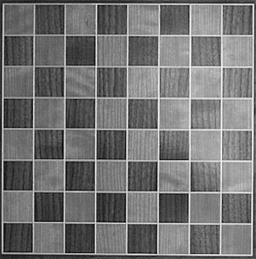
%> input picture lab1/chessboard03.png, 256 x 259 px
$ octave --eval "result = harris(imread('chessboard03.png'));"   (GNU Octave 9; MATLAB toolbox functions it lacks are replaced by stand-ins)
%> lines starting %> are read from the running program, lines starting %| are printed output that depends on the picture
### lab1/lnms.m
function out = lnms(A,n)
% Local non-maximum supression

% Note: kernel size = 2*n+1

% Get size
s = size(A);

% Initialise output
out = A;

% Loop through all pixels
for i = 1:s(1)
    for j = 1:s(2)
        % Find boundaries of local kernel
        row_from = max([1 (i-n)]);
        row_to = min([s(1) (i+n)]);
        col_from = max([1 (j-n)]);
        col_to = min([s(2) (j+n)]);

        % Find max in region
        local_max = max(max(A(row_from:row_to,col_from:col_to)));

        % Supress if not local maximum
        if out(i,j) ~= local_max
            out(i,j) = 0;
        end
    end
end

end

### lab1/fit_paraboloid.m
function [dx,dy] = fit_paraboloid(M)
% Fit a conic over 3x3 matrix
% z = a*x*x + b*y*y + c*x*y + d*x + e*y + f

A = [];
b = [];

% Build matrices for MSE fit
for x = 1:3
    for y = 1:3
        v = [x*x y*y x*y x y 1];
        A = [A;v];
        b = [b;M(x,y)];
    end
end

% Fit using MSE
fit = A\b; % fit = [a b c d e f]'

% Solve system to find maximum point - both derivatives have value 0 at this point
maximum = [2*fit(1) fit(3);fit(3) 2*fit(2)]\[-fit(4);-fit(5)]; % maxium = [x_max;y_max]

% Find dx and dy (difference between coordinates of current maximum pixel
% and estimated maximum position using paraboloid) and as long as the
% quadratic describes a paraboloid with a maximum point. Limit offsets to
% the range [-0.5;0.5]
if fit(1)<0 && fit(2)<0
    dx = maximum(1) - 2;
    dx = max(min(dx,0.5),-0.5);
    dy = maximum(2) - 2;
    dy = max(min(dy,0.5),-0.5);
else
%     a = fit(1)
%     b = fit(2)
    dx = 0;
    dy = 0;
end

end

### lab1/harris.m
function coords = harris(image)
% Implementation of Harris corner detector

% To double
im = double(image);

% Get image size
s = size(im);
%> s = [259 256]


% Derivative masks
dx = [-1 0 1; -1 0 1; -1 0 1];
dy = dx';

% Image derivatives
Ix = conv2(double(im), dx, 'same');
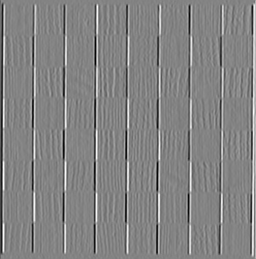
%> Ix: size 259x256 double; min -639, max 598, mean -0.6; drawn with min black and max white
Iy = conv2(double(im), dy, 'same');

% Gaussian smoothing and calculating components of M
g = fspecial('gaussian',9,1);
Ix2 = conv2(Ix.^2, g, 'same');
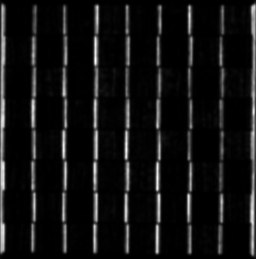
%> Ix2: size 259x256 double; min 3.01, max 183814, mean 14145.3; drawn with min black and max white
Iy2 = conv2(Iy.^2, g, 'same');
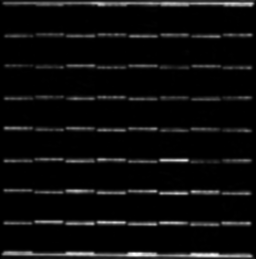
%> Iy2: size 259x256 double; min 5.46, max 174135.9, mean 8742.5; drawn with min black and max white
Ixy = conv2(Ix.*Iy, g, 'same');
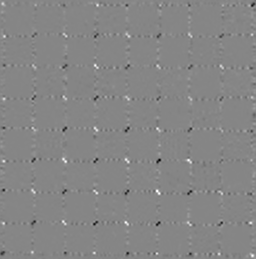
%> Ixy: size 259x256 double; min -29115.4, max 26339.7, mean 10.8; drawn with min black and max white


k = ones(3);
Ix2 = conv2(Ix2, k, 'same');
Iy2 = conv2(Iy2, k, 'same');
Ixy = conv2(Ixy, k, 'same');

% Calculating matrix E - 0.270561 seconds
E = zeros(s);
tic
for i = 1:s(1)
    for j = 1:s(2)
        M = [Ix2(i,j) Ixy(i,j);Ixy(i,j) Iy2(i,j)];
        E(i,j) = min(eig(M));
    end
end
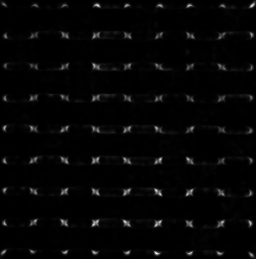
%> E: size 259x256 double; min 37.49, max 514893.9, mean 11458.3; drawn with min black and max white
toc

% Calculating matrix R - 0.000388 seconds
k = 0.04;
tic
R = Ix2.*Iy2 - Ixy.^2 - k*((Ix2+Iy2).^2);
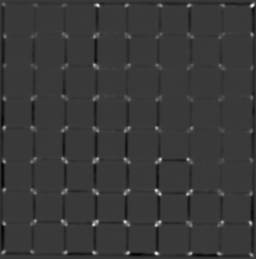
%> R: size 259x256 double; min -8.67e+10, max 2.95e+11, mean -746850104.5; drawn with min black and max white
toc

% Local non-maximum supression
E_sup = lnms(E,5);
%> after the loop in lnms, `for i = 1:s(1)`:
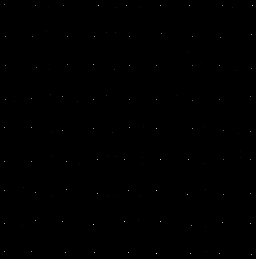
%> out: size 259x256 double; min 0, max 514893.9, mean 407.8; drawn with min black and max white
R_sup = lnms(R,5);


% Finding largest values
N = 81;
E_vec = E_sup(:); % Vectorize E_sup
maxima = sort(E_vec,'descend'); % Sort in descending order
maxima = maxima(1:N); % Select predefined amount N of elements
%> maxima = 81 values, max 514893.9 at index 1, min 169911.2 at index 81, mean 301016.8
coords = zeros(N,2); % Initialize vector to store coordinates
for i = 1:N % Find the selected elements
    found = find(E == maxima(i)); % Two steps to avoid problems with multiple values
    [coords(i,1), coords(i,2)] = ind2sub(s,found(1));
end
%> this loop made 81 passes
%> found on passes 1 to 12: 40658, 65274, 32338, 40595, 25388, 24312, 41600, 41662, 48628, 33405, 24599, 64974
%> after the loop, coords = 81 rows, first 12: [254 157; 6 253; 222 125; 191 157; 6 99; 225 94; 160 161; 222 161; 195 188; 253 129; 253 95; 224 251]

% Calculate subpixel precision
for i = 1:N % For each corner
    row = coords(i,1); % Get coordinates
    col = coords(i,2);
    [dx,dy] = fit_paraboloid(E(row-1:row+1,col-1:col+1)); % Call function
    coords(i,:) = coords(i,:) + [dx,dy]; % Apply offsets
end
%> this loop made 81 passes
%> (row, col, dx, dy) on passes 1 to 12: (254, 157, -0.286, -0.281), (6, 253, 0.454, -0.5), (222, 125, 0.363, 0.5), (191, 157, -0.0464, -0.262), (6, 99, -0.0677, -0.493), (225, 94, -0.0752, 0.265), (160, 161, -0.079, -0.133), (222, 161, 0.5, -0.5), (195, 188, -0.35, 0.114), (253, 129, 0.124, -0.438), (253, 95, -0.0415, -0.478), (224, 251, -0.5, -0.143)
%> after the loop, coords = 81 rows, first 12: [253.7 156.7; 6.45 252.5; 222.4 125.5; 191 156.7; 5.93 98.51; 224.9 94.26; 159.9 160.9; 222.5 160.5; 194.7 188.1; 253.1 128.6; 253 94.52; 223.5 250.9]
%> `result = harris(imread('chessboard03.png'));`: result has the same summary as coords in harris

end

$ run again, on lab1/chessboard04.png
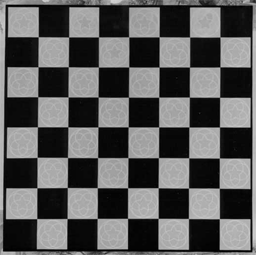
%> input picture lab1/chessboard04.png, 256 x 255 px
%> after the loop in harris, `for i = 1:s(1)`:
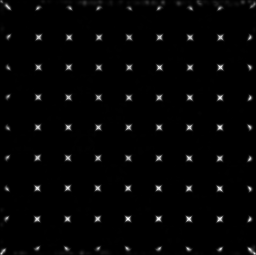
%> E: size 255x256 double; min 7.16e-08, max 442909.5, mean 9254.8; drawn with min black and max white
%> in harris, `R = Ix2.*Iy2 - Ixy.^2 - k*((Ix2+Iy2).^2);`:
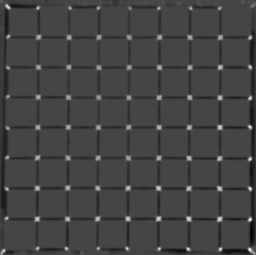
%> R: size 255x256 double; min -9.34e+10, max 2.48e+11, mean -2.73e+09; drawn with min black and max white
%> maxima = 81 values, max 442909.5 at index 1, min 194498.4 at index 81, mean 365097.5
%> the loop in harris, `for i = 1:N` made 81 passes
%> found on passes 1 to 8: 32859, 55973, 55912, 40509, 56290, 9624, 48414, 55944
%> after the loop in harris, `for i = 1:N`: coords = 81 rows, first 12: [219 129; 128 220; 67 220; 219 159; 190 221; 189 38; 219 190; 99 220; 221 219; 188 160; 68 160; 188 69]
%> the loop in harris, `for i = 1:N` made 81 passes
%> (row, col) on passes 1 to 8: (219, 129), (128, 220), (67, 220), (219, 159), (190, 221), (189, 38), (219, 190), (99, 220)
%> after the loop in harris, `for i = 1:N`: coords = 81 rows, first 12: [219.5 128.5; 127.5 220.4; 67.5 220.5; 219 159; 189.5 220.5; 189.5 38.5; 219.5 189.5; 98.5 220.5; 220.5 219.5; 188.5 159.5; 68 160; 188.5 68.5]
%> result has the same summary as coords in harris
